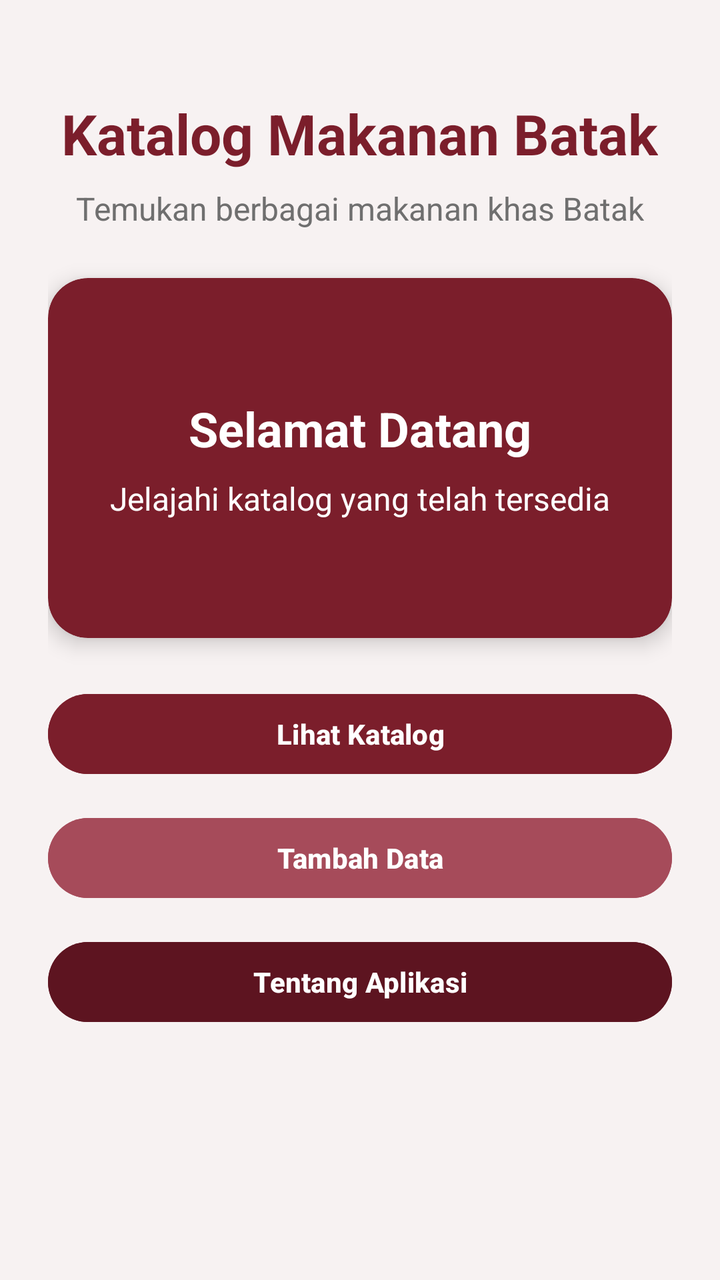
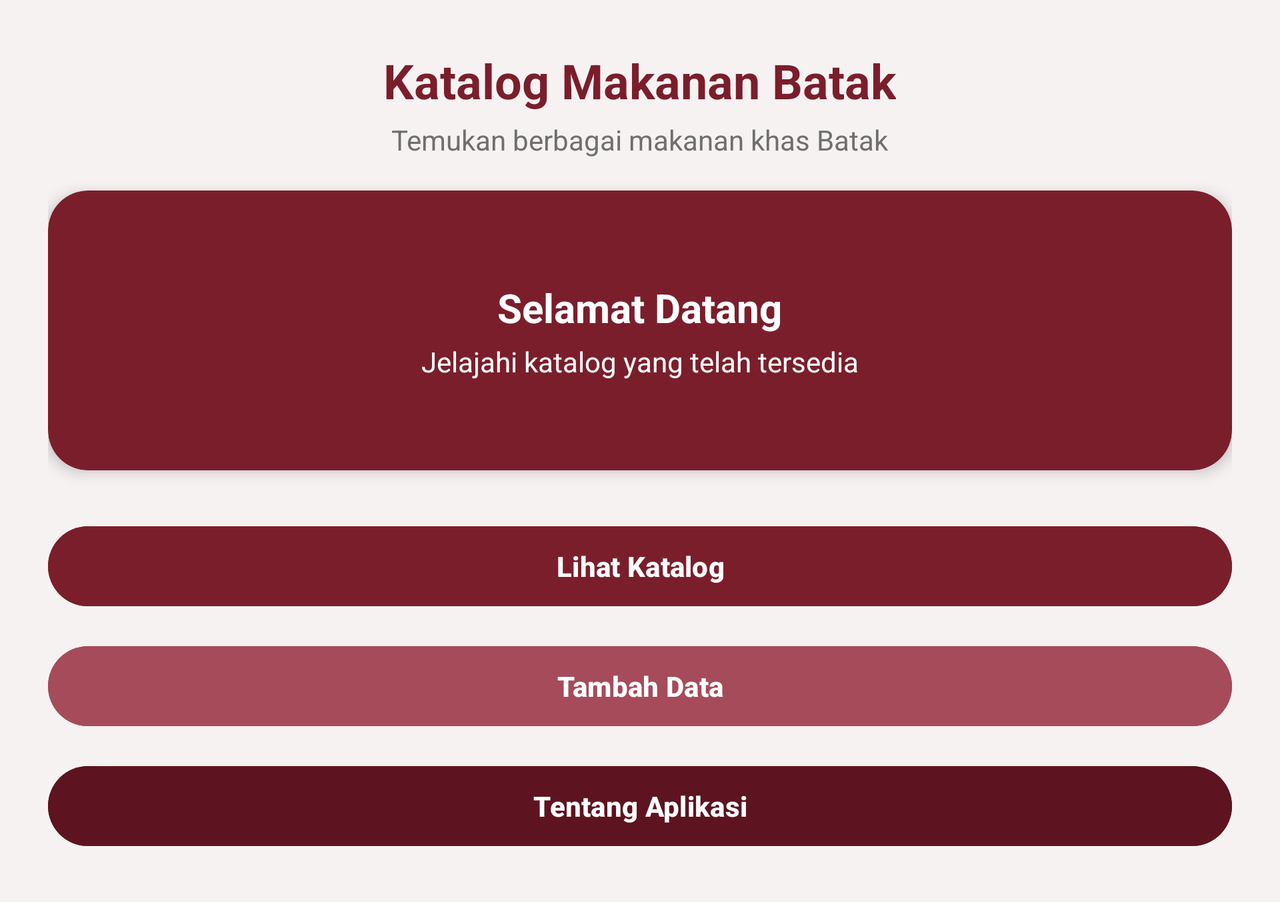

An Android layout and its configuration variant, each rendered on a device that would load it. The default file and the variant file are quoted in full after the pictures.
<!-- AndroidManifest.xml: application theme Theme.KatalogMakananBatak -->
<!-- res/layout/activity_main.xml -->
<?xml version="1.0" encoding="utf-8"?>
<ScrollView xmlns:android="http://schemas.android.com/apk/res/android"
    xmlns:app="http://schemas.android.com/apk/res-auto"
    android:id="@+id/main"
    android:layout_width="match_parent"
    android:layout_height="match_parent"
    android:background="@color/cream_bg"
    android:fitsSystemWindows="true">

    <LinearLayout
        android:layout_width="match_parent"
        android:layout_height="wrap_content"
        android:orientation="vertical"
        android:padding="24dp">

        <TextView
            android:id="@+id/tvTitle"
            android:layout_width="wrap_content"
            android:layout_height="wrap_content"
            android:text="Katalog Makanan Batak"
            android:textColor="@color/maroon_primary"
            android:textSize="28sp"
            android:textStyle="bold"
            android:layout_gravity="center_horizontal"
            android:layout_marginTop="24dp" />

        <TextView
            android:layout_width="wrap_content"
            android:layout_height="wrap_content"
            android:text="Temukan berbagai makanan khas Batak"
            android:textColor="@color/gray_text"
            android:textSize="16sp"
            android:layout_gravity="center_horizontal"
            android:layout_marginTop="8dp"
            android:layout_marginBottom="24dp" />

        <androidx.cardview.widget.CardView
            android:layout_width="match_parent"
            android:layout_height="180dp"
            android:layout_marginBottom="24dp"
            app:cardCornerRadius="20dp"
            app:cardElevation="6dp"
            app:cardBackgroundColor="@color/maroon_primary">

            <LinearLayout
                android:layout_width="match_parent"
                android:layout_height="match_parent"
                android:gravity="center"
                android:orientation="vertical"
                android:padding="20dp">

                <TextView
                    android:layout_width="wrap_content"
                    android:layout_height="wrap_content"
                    android:text="Selamat Datang"
                    android:textColor="@color/white"
                    android:textSize="24sp"
                    android:textStyle="bold" />

                <TextView
                    android:layout_width="wrap_content"
                    android:layout_height="wrap_content"
                    android:text="Jelajahi katalog yang telah tersedia"
                    android:textColor="@color/white"
                    android:textSize="16sp"
                    android:layout_marginTop="8dp" />
            </LinearLayout>
        </androidx.cardview.widget.CardView>

        <Button
            android:id="@+id/btnLihatKatalog"
            android:layout_width="match_parent"
            android:layout_height="wrap_content"
            android:text="Lihat Katalog"
            android:textAllCaps="false"
            android:textStyle="bold"
            android:textColor="@color/white"
            android:backgroundTint="@color/maroon_primary"
            android:layout_marginBottom="14dp" />

        <Button
            android:id="@+id/btnTambahData"
            android:layout_width="match_parent"
            android:layout_height="wrap_content"
            android:text="Tambah Data"
            android:textAllCaps="false"
            android:textStyle="bold"
            android:textColor="@color/white"
            android:backgroundTint="@color/maroon_light"
            android:layout_marginBottom="14dp" />

        <Button
            android:id="@+id/btnTentang"
            android:layout_width="match_parent"
            android:layout_height="wrap_content"
            android:text="Tentang Aplikasi"
            android:textAllCaps="false"
            android:textStyle="bold"
            android:textColor="@color/white"
            android:backgroundTint="@color/maroon_dark" />

    </LinearLayout>
</ScrollView>
<!-- resources referenced by this layout -->
<resources>
  <color name="cream_bg">#F7F2F2</color>
  <color name="gray_text">#6F6F6F</color>
  <color name="maroon_dark">#5D1420</color>
  <color name="maroon_light">#A64B5A</color>
  <color name="maroon_primary">#7B1E2B</color>
  <color name="white">#FFFFFF</color>
  <style name="Theme.KatalogMakananBatak" parent="Base.Theme.KatalogMakananBatak" />
  <style name="Base.Theme.KatalogMakananBatak" parent="Theme.Material3.DayNight.NoActionBar">
          
          
      </style>
</resources>
<!-- res/layout-land/activity_main.xml (the repository's variant of the layout above) -->
<!-- drawn on the phone turned sideways -->
<?xml version="1.0" encoding="utf-8"?>
<ScrollView xmlns:android="http://schemas.android.com/apk/res/android"
    xmlns:app="http://schemas.android.com/apk/res-auto"
    android:id="@+id/main"
    android:layout_width="match_parent"
    android:layout_height="match_parent"
    android:background="@color/cream_bg"
    android:fitsSystemWindows="true">

    <LinearLayout
        android:layout_width="match_parent"
        android:layout_height="wrap_content"
        android:orientation="vertical"
        android:padding="24dp"
        android:gravity="center_horizontal">

        <TextView
            android:id="@+id/tvTitle"
            android:layout_width="wrap_content"
            android:layout_height="wrap_content"
            android:text="Katalog Makanan Batak"
            android:textColor="@color/maroon_primary"
            android:textSize="24sp"
            android:textStyle="bold"
            android:gravity="center" />

        <TextView
            android:layout_width="wrap_content"
            android:layout_height="wrap_content"
            android:text="Temukan berbagai makanan khas Batak"
            android:textColor="@color/gray_text"
            android:textSize="14sp"
            android:layout_marginTop="4dp"
            android:layout_marginBottom="16dp"
            android:gravity="center" />

        <androidx.cardview.widget.CardView
            android:layout_width="match_parent"
            android:layout_height="140dp"
            android:layout_marginBottom="24dp"
            app:cardCornerRadius="20dp"
            app:cardElevation="4dp"
            app:cardBackgroundColor="@color/maroon_primary">

            <LinearLayout
                android:layout_width="match_parent"
                android:layout_height="match_parent"
                android:gravity="center"
                android:orientation="vertical"
                android:padding="16dp">

                <TextView
                    android:layout_width="wrap_content"
                    android:layout_height="wrap_content"
                    android:text="Selamat Datang"
                    android:textColor="@color/white"
                    android:textSize="20sp"
                    android:textStyle="bold" />

                <TextView
                    android:layout_width="wrap_content"
                    android:layout_height="wrap_content"
                    android:text="Jelajahi katalog yang telah tersedia"
                    android:textColor="@color/white"
                    android:textSize="14sp"
                    android:layout_marginTop="4dp" />
            </LinearLayout>
        </androidx.cardview.widget.CardView>

        <LinearLayout
            android:layout_width="match_parent"
            android:layout_height="wrap_content"
            android:orientation="vertical">

            <Button
                android:id="@+id/btnLihatKatalog"
                android:layout_width="match_parent"
                android:layout_height="wrap_content"
                android:text="Lihat Katalog"
                android:textAllCaps="false"
                android:textStyle="bold"
                android:textColor="@color/white"
                android:backgroundTint="@color/maroon_primary"
                android:layout_marginBottom="12dp" />

            <Button
                android:id="@+id/btnTambahData"
                android:layout_width="match_parent"
                android:layout_height="wrap_content"
                android:text="Tambah Data"
                android:textAllCaps="false"
                android:textStyle="bold"
                android:textColor="@color/white"
                android:backgroundTint="@color/maroon_light"
                android:layout_marginBottom="12dp" />

            <Button
                android:id="@+id/btnTentang"
                android:layout_width="match_parent"
                android:layout_height="wrap_content"
                android:text="Tentang Aplikasi"
                android:textAllCaps="false"
                android:textStyle="bold"
                android:textColor="@color/white"
                android:backgroundTint="@color/maroon_dark" />
        </LinearLayout>

    </LinearLayout>
</ScrollView>
